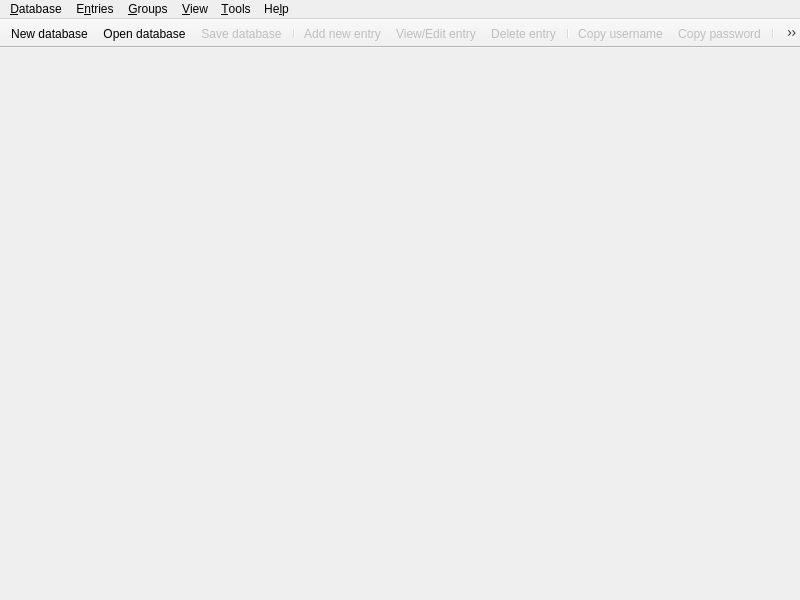
<?xml version="1.0" encoding="UTF-8"?>
<ui version="4.0">
 <class>MainWindow</class>
 <widget class="QMainWindow" name="MainWindow">
  <property name="enabled">
   <bool>true</bool>
  </property>
  <property name="geometry">
   <rect>
    <x>0</x>
    <y>0</y>
    <width>800</width>
    <height>600</height>
   </rect>
  </property>
  <property name="windowTitle">
   <string notr="true">KeePassXC</string>
  </property>
  <widget class="QWidget" name="centralwidget">
   <property name="enabled">
    <bool>true</bool>
   </property>
   <layout class="QVBoxLayout" name="verticalLayout">
    <property name="leftMargin">
     <number>0</number>
    </property>
    <property name="topMargin">
     <number>0</number>
    </property>
    <property name="rightMargin">
     <number>0</number>
    </property>
    <property name="bottomMargin">
     <number>0</number>
    </property>
    <item>
     <widget class="MessageWidget" name="globalMessageWidget" native="true">
      <property name="sizePolicy">
       <sizepolicy hsizetype="Preferred" vsizetype="Preferred">
        <horstretch>0</horstretch>
        <verstretch>0</verstretch>
       </sizepolicy>
      </property>
     </widget>
    </item>
    <item>
     <widget class="QStackedWidget" name="stackedWidget">
      <property name="sizePolicy">
       <sizepolicy hsizetype="Preferred" vsizetype="Preferred">
        <horstretch>0</horstretch>
        <verstretch>0</verstretch>
       </sizepolicy>
      </property>
      <property name="currentIndex">
       <number>2</number>
      </property>
      <widget class="QWidget" name="pageDatabase">
       <layout class="QVBoxLayout" name="verticalLayout_2">
        <property name="leftMargin">
         <number>0</number>
        </property>
        <property name="topMargin">
         <number>0</number>
        </property>
        <property name="rightMargin">
         <number>0</number>
        </property>
        <property name="bottomMargin">
         <number>0</number>
        </property>
        <item>
         <widget class="DatabaseTabWidget" name="tabWidget">
          <property name="currentIndex">
           <number>-1</number>
          </property>
          <property name="tabsClosable">
           <bool>true</bool>
          </property>
          <property name="movable">
           <bool>true</bool>
          </property>
         </widget>
        </item>
       </layout>
      </widget>
      <widget class="QWidget" name="pageSettings">
       <layout class="QVBoxLayout" name="verticalLayout_3">
        <property name="leftMargin">
         <number>0</number>
        </property>
        <property name="topMargin">
         <number>0</number>
        </property>
        <property name="rightMargin">
         <number>0</number>
        </property>
        <property name="bottomMargin">
         <number>0</number>
        </property>
        <item>
         <widget class="SettingsWidget" name="settingsWidget" native="true"/>
        </item>
       </layout>
      </widget>
      <widget class="QWidget" name="pageWelcome">
       <layout class="QVBoxLayout" name="verticalLayout_5">
        <item>
         <layout class="QHBoxLayout" name="horizontalLayout">
          <item>
           <spacer name="horizontalSpacer">
            <property name="orientation">
             <enum>Qt::Horizontal</enum>
            </property>
            <property name="sizeType">
             <enum>QSizePolicy::MinimumExpanding</enum>
            </property>
            <property name="sizeHint" stdset="0">
             <size>
              <width>50</width>
              <height>20</height>
             </size>
            </property>
           </spacer>
          </item>
          <item>
           <widget class="WelcomeWidget" name="welcomeWidget" native="true"/>
          </item>
          <item>
           <spacer name="horizontalSpacer_2">
            <property name="orientation">
             <enum>Qt::Horizontal</enum>
            </property>
            <property name="sizeType">
             <enum>QSizePolicy::MinimumExpanding</enum>
            </property>
            <property name="sizeHint" stdset="0">
             <size>
              <width>50</width>
              <height>20</height>
             </size>
            </property>
           </spacer>
          </item>
         </layout>
        </item>
       </layout>
      </widget>
      <widget class="QWidget" name="pagePasswordGenerator">
       <layout class="QVBoxLayout" name="verticalLayout_6">
        <item>
         <widget class="PasswordGeneratorWidget" name="passwordGeneratorWidget" native="true"/>
        </item>
       </layout>
      </widget>
     </widget>
    </item>
   </layout>
  </widget>
  <widget class="QMenuBar" name="menubar">
   <property name="geometry">
    <rect>
     <x>0</x>
     <y>0</y>
     <width>800</width>
     <height>29</height>
    </rect>
   </property>
   <widget class="QMenu" name="menuFile">
    <property name="title">
     <string>&amp;Database</string>
    </property>
    <widget class="QMenu" name="menuRecentDatabases">
     <property name="title">
      <string>&amp;Recent databases</string>
     </property>
    </widget>
    <widget class="QMenu" name="menuImport">
     <property name="title">
      <string>Import</string>
     </property>
     <addaction name="actionImportKeePass1"/>
     <addaction name="actionImportCsv"/>
    </widget>
    <addaction name="actionDatabaseNew"/>
    <addaction name="actionDatabaseOpen"/>
    <addaction name="menuRecentDatabases"/>
    <addaction name="actionDatabaseSave"/>
    <addaction name="actionDatabaseSaveAs"/>
    <addaction name="actionDatabaseClose"/>
    <addaction name="separator"/>
    <addaction name="actionChangeMasterKey"/>
    <addaction name="actionChangeDatabaseSettings"/>
    <addaction name="separator"/>
    <addaction name="actionDatabaseMerge"/>
    <addaction name="menuImport"/>
    <addaction name="actionExportCsv"/>
    <addaction name="actionRepairDatabase"/>
    <addaction name="separator"/>
    <addaction name="actionQuit"/>
   </widget>
   <widget class="QMenu" name="menuHelp">
    <property name="title">
     <string>He&amp;lp</string>
    </property>
    <addaction name="actionAbout"/>
   </widget>
   <widget class="QMenu" name="menuEntries">
    <property name="title">
     <string>E&amp;ntries</string>
    </property>
    <widget class="QMenu" name="menuEntryCopyAttribute">
     <property name="enabled">
      <bool>false</bool>
     </property>
     <property name="title">
      <string>Copy att&amp;ribute to clipboard</string>
     </property>
     <addaction name="actionEntryCopyTitle"/>
     <addaction name="actionEntryCopyURL"/>
     <addaction name="actionEntryCopyNotes"/>
     <addaction name="separator"/>
    </widget>
    <addaction name="actionEntryCopyUsername"/>
    <addaction name="actionEntryCopyPassword"/>
    <addaction name="menuEntryCopyAttribute"/>
    <addaction name="actionEntryAutoType"/>
    <addaction name="actionEntryOpenUrl"/>
    <addaction name="actionEntryEdit"/>
    <addaction name="actionEntryClone"/>
    <addaction name="actionEntryDelete"/>
    <addaction name="actionEntryNew"/>
   </widget>
   <widget class="QMenu" name="menuGroups">
    <property name="title">
     <string>&amp;Groups</string>
    </property>
    <addaction name="actionGroupNew"/>
    <addaction name="actionGroupEdit"/>
    <addaction name="actionGroupDelete"/>
   </widget>
   <widget class="QMenu" name="menuTools">
    <property name="title">
     <string>&amp;Tools</string>
    </property>
    <addaction name="actionLockDatabases"/>
    <addaction name="actionPasswordGenerator"/>
    <addaction name="actionSettings"/>
   </widget>
   <widget class="QMenu" name="menuView">
    <property name="title">
     <string>&amp;View</string>
    </property>
   </widget>
   <addaction name="menuFile"/>
   <addaction name="menuEntries"/>
   <addaction name="menuGroups"/>
   <addaction name="menuView"/>
   <addaction name="menuTools"/>
   <addaction name="menuHelp"/>
  </widget>
  <widget class="QToolBar" name="toolBar">
   <property name="movable">
    <bool>false</bool>
   </property>
   <attribute name="toolBarArea">
    <enum>TopToolBarArea</enum>
   </attribute>
   <attribute name="toolBarBreak">
    <bool>false</bool>
   </attribute>
   <addaction name="actionDatabaseNew"/>
   <addaction name="actionDatabaseOpen"/>
   <addaction name="actionDatabaseSave"/>
   <addaction name="separator"/>
   <addaction name="actionEntryNew"/>
   <addaction name="actionEntryEdit"/>
   <addaction name="actionEntryDelete"/>
   <addaction name="separator"/>
   <addaction name="actionEntryCopyUsername"/>
   <addaction name="actionEntryCopyPassword"/>
   <addaction name="separator"/>
   <addaction name="actionPasswordGenerator"/>
   <addaction name="actionLockDatabases"/>
   <addaction name="separator"/>
  </widget>
  <action name="actionQuit">
   <property name="text">
    <string>&amp;Quit</string>
   </property>
  </action>
  <action name="actionAbout">
   <property name="text">
    <string>&amp;About</string>
   </property>
  </action>
  <action name="actionDatabaseOpen">
   <property name="text">
    <string>&amp;Open database</string>
   </property>
  </action>
  <action name="actionDatabaseSave">
   <property name="enabled">
    <bool>false</bool>
   </property>
   <property name="text">
    <string>&amp;Save database</string>
   </property>
  </action>
  <action name="actionDatabaseClose">
   <property name="enabled">
    <bool>false</bool>
   </property>
   <property name="text">
    <string>&amp;Close database</string>
   </property>
  </action>
  <action name="actionDatabaseNew">
   <property name="text">
    <string>&amp;New database</string>
   </property>
  </action>
  <action name="actionDatabaseMerge">
   <property name="text">
    <string>Merge from KeePassX database</string>
   </property>
  </action>
  <action name="actionEntryNew">
   <property name="enabled">
    <bool>false</bool>
   </property>
   <property name="text">
    <string>&amp;Add new entry</string>
   </property>
  </action>
  <action name="actionEntryEdit">
   <property name="enabled">
    <bool>false</bool>
   </property>
   <property name="text">
    <string>&amp;View/Edit entry</string>
   </property>
  </action>
  <action name="actionEntryDelete">
   <property name="enabled">
    <bool>false</bool>
   </property>
   <property name="text">
    <string>&amp;Delete entry</string>
   </property>
  </action>
  <action name="actionGroupNew">
   <property name="enabled">
    <bool>false</bool>
   </property>
   <property name="text">
    <string>&amp;Add new group</string>
   </property>
  </action>
  <action name="actionGroupEdit">
   <property name="enabled">
    <bool>false</bool>
   </property>
   <property name="text">
    <string>&amp;Edit group</string>
   </property>
  </action>
  <action name="actionGroupDelete">
   <property name="enabled">
    <bool>false</bool>
   </property>
   <property name="text">
    <string>&amp;Delete group</string>
   </property>
  </action>
  <action name="actionDatabaseSaveAs">
   <property name="enabled">
    <bool>false</bool>
   </property>
   <property name="text">
    <string>Sa&amp;ve database as</string>
   </property>
  </action>
  <action name="actionChangeMasterKey">
   <property name="enabled">
    <bool>false</bool>
   </property>
   <property name="text">
    <string>Change &amp;master key</string>
   </property>
  </action>
  <action name="actionChangeDatabaseSettings">
   <property name="enabled">
    <bool>false</bool>
   </property>
   <property name="text">
    <string>&amp;Database settings</string>
   </property>
   <property name="toolTip">
    <string>Database settings</string>
   </property>
  </action>
  <action name="actionEntryClone">
   <property name="enabled">
    <bool>false</bool>
   </property>
   <property name="text">
    <string>&amp;Clone entry</string>
   </property>
  </action>
  <action name="actionSearch">
   <property name="enabled">
    <bool>false</bool>
   </property>
   <property name="text">
    <string>&amp;Find</string>
   </property>
  </action>
  <action name="actionEntryCopyUsername">
   <property name="enabled">
    <bool>false</bool>
   </property>
   <property name="text">
    <string>Copy &amp;username</string>
   </property>
   <property name="toolTip">
    <string>Copy username to clipboard</string>
   </property>
  </action>
  <action name="actionEntryCopyPassword">
   <property name="enabled">
    <bool>false</bool>
   </property>
   <property name="text">
    <string>Cop&amp;y password</string>
   </property>
   <property name="toolTip">
    <string>Copy password to clipboard</string>
   </property>
  </action>
  <action name="actionSettings">
   <property name="text">
    <string>&amp;Settings</string>
   </property>
  </action>
  <action name="actionPasswordGenerator">
   <property name="checkable">
    <bool>true</bool>
   </property>
   <property name="text">
    <string>Password Generator</string>
   </property>
  </action>
  <action name="actionEntryAutoType">
   <property name="enabled">
    <bool>false</bool>
   </property>
   <property name="text">
    <string>&amp;Perform Auto-Type</string>
   </property>
  </action>
  <action name="actionEntryOpenUrl">
   <property name="enabled">
    <bool>false</bool>
   </property>
   <property name="text">
    <string>&amp;Open URL</string>
   </property>
  </action>
  <action name="actionLockDatabases">
   <property name="enabled">
    <bool>false</bool>
   </property>
   <property name="text">
    <string>&amp;Lock databases</string>
   </property>
  </action>
  <action name="actionEntryCopyTitle">
   <property name="enabled">
    <bool>false</bool>
   </property>
   <property name="text">
    <string>&amp;Title</string>
   </property>
  </action>
  <action name="actionEntryCopyURL">
   <property name="enabled">
    <bool>false</bool>
   </property>
   <property name="text">
    <string>&amp;URL</string>
   </property>
  </action>
  <action name="actionEntryCopyNotes">
   <property name="enabled">
    <bool>false</bool>
   </property>
   <property name="text">
    <string>&amp;Notes</string>
   </property>
  </action>
  <action name="actionExportCsv">
   <property name="enabled">
    <bool>false</bool>
   </property>
   <property name="text">
    <string>&amp;Export to CSV file</string>
   </property>
  </action>
  <action name="actionImportKeePass1">
   <property name="text">
    <string>Import KeePass 1 database</string>
   </property>
  </action>
  <action name="actionImportCsv">
   <property name="text">
    <string>Import CSV file</string>
   </property>
  </action>
  <action name="actionRepairDatabase">
   <property name="text">
    <string>Re&amp;pair database</string>
   </property>
  </action>
 </widget>
 <customwidgets>
  <customwidget>
   <class>MessageWidget</class>
   <extends>QWidget</extends>
   <header>gui/MessageWidget.h</header>
   <container>1</container>
  </customwidget>
  <customwidget>
   <class>DatabaseTabWidget</class>
   <extends>QTabWidget</extends>
   <header>gui/DatabaseTabWidget.h</header>
   <container>1</container>
  </customwidget>
  <customwidget>
   <class>SettingsWidget</class>
   <extends>QWidget</extends>
   <header>gui/SettingsWidget.h</header>
   <container>1</container>
  </customwidget>
  <customwidget>
   <class>WelcomeWidget</class>
   <extends>QWidget</extends>
   <header>gui/WelcomeWidget.h</header>
   <container>1</container>
  </customwidget>
  <customwidget>
   <class>PasswordGeneratorWidget</class>
   <extends>QWidget</extends>
   <header>gui/PasswordGeneratorWidget.h</header>
   <container>1</container>
  </customwidget>
 </customwidgets>
 <resources/>
 <connections/>
</ui>
